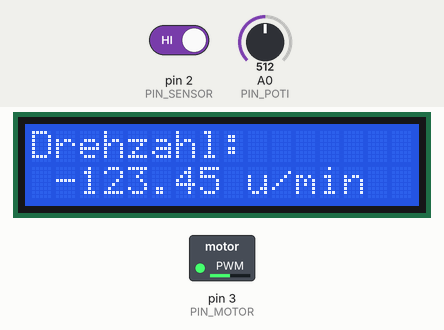
Simulated run of this sketch. Board: Arduino Uno, built with avr-gcc and run on an emulated ATmega328P. On the bench: 16×2 character LCD, switched loads named in the sketch (green lamp = pin HIGH). The inputs (shaded band) are chosen by the test bench; at power-on: A0 (PIN_POTI) = 512, pin 2 (PIN_SENSOR) HIGH.

Above: at 1.2 s.
1.3 s: A0 (PIN_POTI) set to 716
At 2.5 s:
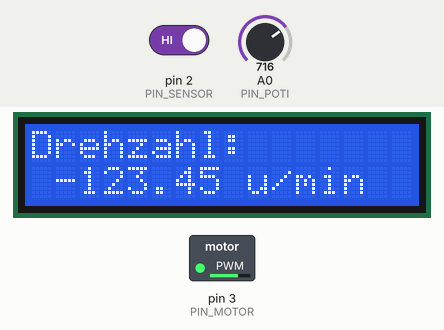
2.8 s: A0 (PIN_POTI) set to 900
At 4.0 s:
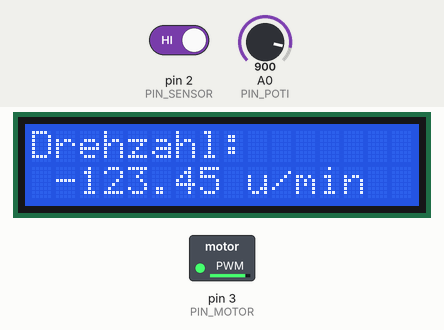
4.3 s: A0 (PIN_POTI) set to 122
At 5.3 s:
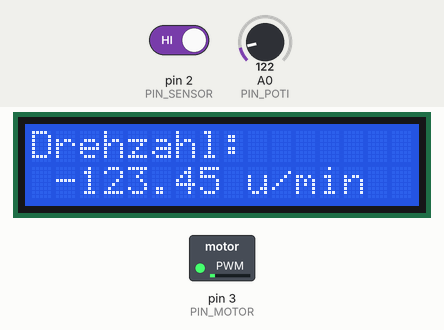
5.8 s: pin 2 (PIN_SENSOR) driven LOW
At 6.1 s:
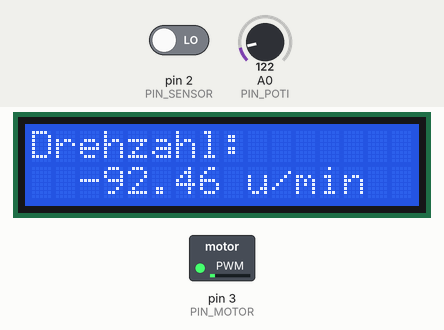
7.3 s: A0 (PIN_POTI) set to 0
At 8.6 s:
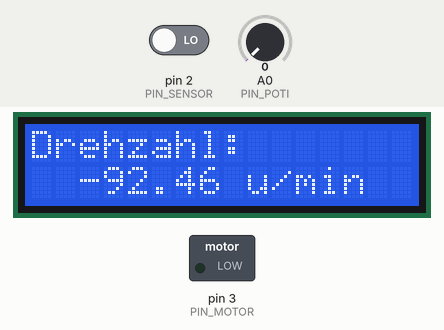
Timing chart, 0 to 9.8 s (numbered marks = the images above; inputs shaded):
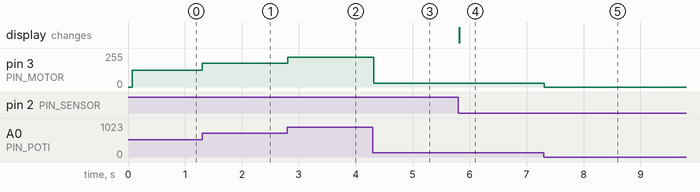

Measured:
- after the input at 1.3 s, pin 3 (PIN_MOTOR): 127/255 → 178/255 at once
- after the input at 2.8 s, pin 3 (PIN_MOTOR): 178/255 → 224/255 at once
- after the input at 4.3 s, pin 3 (PIN_MOTOR): 224/255 → 30/255 at once
- after the input at 5.8 s, the display: changes at once (image 4)
- after the input at 7.3 s, pin 3 (PIN_MOTOR): 30/255 → 0/255 at once

The sketch:

Jonas.ino
```cpp
#include <Wire.h>
/* !! ACHTUNG !!
 * Unbedingt "LiquidCrystal I2C" von <Frank de Brabander>
 * via Arduino Library Manager installieren.
 */
#include <LiquidCrystal_I2C.h>
#include <math.h>

/* PINS:
 *
 * - A0: Potentiometer fuer Motorsteuerung (0V-5V)
 * - A4: Display SDA (Datensignal fuer Display. I2C-Bus)
 * - A5: Display SCL (Clocksignal fuer Display. I2C-Bus)
 * -  2: Speed Sensor digitaler Ausgang (LOW: dunkel, HIGH: hell. Wir warten auf Sprung
 *                                       LOW->HIGH und machen eine Drehzahl draus)
 * - ~3: H-Bruecke, Pin 2 (Steuersignal fuer Motor 1, PWM. 0-255 = 0V-5V)
 */

const int PIN_POTI = A0;
// LCD Pins werden ueber LiquidCrystal_I2C-Bibliothek gesetzt.
const int PIN_SENSOR = 2;
const int PIN_MOTOR = 3;

const int SPEED_SENSOR_SEGMENTS = 20;
const int BEATS_PRO_UMDREHUNG = 1;

float DISPLAY_BPM_HALBWERTSZEIT = 100; // milliseconds

const int SPEED_SENSOR_DEADTIME = 50000; // microseconds


/** Display in lcd-Variable einrichten. Initialisierung findet spaeter statt.
 * 0x27: I2C-Adresse des Displays
 * 16: 16 Spalten
 * 2: 2 Zeilen
 */
LiquidCrystal_I2C lcd(0x27, 16, 2);

/*
 * Variablen für BPM-Berechnungen und Displaywert-Konvergenz
 */
long bpm_last_micros = 0;
long BPM = -12345;

long DISPLAY_BPM = 0;
long DISPLAY_BPM_LAST_MILLIS = 0;

const char BPM_SUFFIX[] = " u/min"; // z.B. "BPM" oder "u/min". max. 8 Zeichen.


void setup()
{
  lcd.init(); // Display initialisieren
  lcd.backlight(); // Es werde Licht

  // obere Zeile im Display. Bleibt ja gleich.
  lcd.setCursor(0, 0);
  lcd.print("Drehzahl:");

  pinMode(PIN_POTI, INPUT);
  pinMode(PIN_MOTOR, OUTPUT);

  // Interrupt setzen, um BPM via Sensor zu zaehlen
  pinMode(PIN_SENSOR, INPUT_PULLUP); // alternativ: INPUT
  attachInterrupt(digitalPinToInterrupt(PIN_SENSOR), bpmInterrupt, FALLING); // alternativ: RISING
}

/**
 * Diese Funktion wird per Interrupt aufgerufen, sobald der Sensor Licht sieht.
 */
void bpmInterrupt() {
  long now_micros = micros();
  long bpm_diff_micros = now_micros - bpm_last_micros;

  if (bpm_diff_micros < SPEED_SENSOR_DEADTIME) {
    //  oh gott, viel zu schnell
    return;
  }

  const long SECONDS_PER_MINUTE = 60;
  const long MILLIS_PER_MINUTE = 1000 * SECONDS_PER_MINUTE;
  const long MICROS_PER_MINUTE = 1000 * MILLIS_PER_MINUTE;
  const long double_digit_factor = 100;

  int new_bpm = MICROS_PER_MINUTE / (bpm_diff_micros * SPEED_SENSOR_SEGMENTS / double_digit_factor);
  if (new_bpm <= 0) {
    // oh gott, unter null
    return;
  }
  BPM = 3*BPM/4 + new_bpm/4; // ueber die letzten 4 Werte "mitteln"
  bpm_last_micros = now_micros;
}

void writeDisplay() {
  lcd.setCursor(0, 1);
  char buffer[17];
  int vorkomma = BPM / 100;
  int nachkomma = abs(BPM % 100);
  sprintf(buffer, "%5d.%-2d%-8s", vorkomma, nachkomma, BPM_SUFFIX); // fuegt bpm und BPM_SUFFIX zu einer Zeile zusammen
  lcd.print(buffer);
}

void controlMotor() {
  int poti = analogRead(PIN_POTI); // von 0 bis 1023
  int motor = map(poti, 0, 1023, 0, 255); // Reskalierung auf 0 bis 255
	analogWrite(PIN_MOTOR, motor);
}

void convergeBPMValue() {
  long sollwert = BPM;
  long istwert = DISPLAY_BPM;

  long current_millis = millis();
  float delta_t = current_millis - DISPLAY_BPM_LAST_MILLIS;
  DISPLAY_BPM_LAST_MILLIS = current_millis;

  float zerfallskonstante = 0.693f / DISPLAY_BPM_HALBWERTSZEIT;

  DISPLAY_BPM += long((sollwert - istwert) / exp(zerfallskonstante * delta_t));
}

/** Arduino Hauptschleife
 * Aufgaben:
 *  1. Poti lesen und direkt an Motor uebergeben. Nix speichern.
 *  2. BPM auf Display ausgeben.
 *
 *  BPM werden vom Sensor per Interrupt ermittelt. Ist einfacher.
 */
void loop()
{
  controlMotor();
  convergeBPMValue();
  writeDisplay();
}
```
